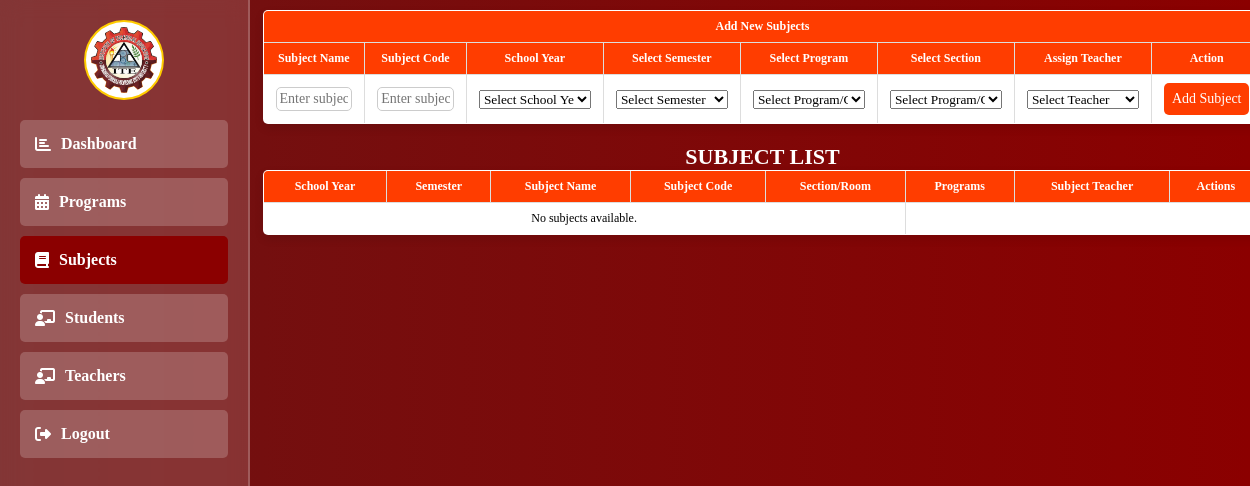
/admin/subjects.php (signed in), run on an earlier commit of the app's database.
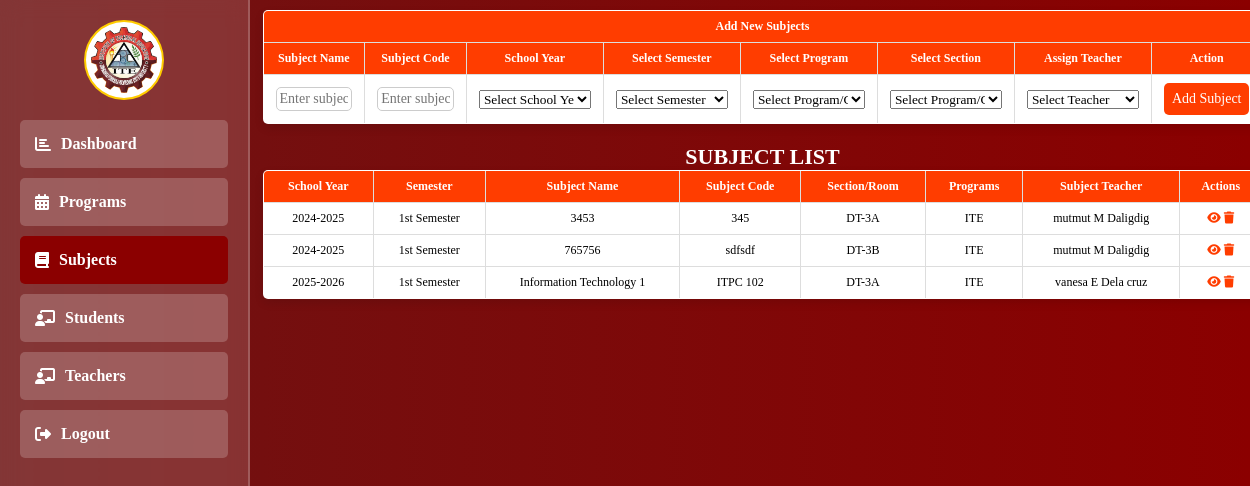
And on a later commit of the database.
### tables this page shows
CREATE TABLE `subject_year` (
  `id` int(11) NOT NULL,
  `name` varchar(100) NOT NULL,
  `code` varchar(100) NOT NULL,
  `created_at` datetime NOT NULL DEFAULT current_timestamp(),
  `program_id` int(11) DEFAULT NULL,
  `semester_id` int(11) DEFAULT NULL,
  `year_id` int(11) DEFAULT NULL,
  `teacher_id` int(11) DEFAULT NULL,
  `section_id` int(11) DEFAULT NULL
);

CREATE TABLE `school_year` (
  `id` int(11) NOT NULL,
  `school_year` varchar(100) NOT NULL,
  `create_at` timestamp NOT NULL DEFAULT current_timestamp()
);

CREATE TABLE `semesters` (
  `id` int(11) NOT NULL,
  `semester` varchar(100) NOT NULL
);

CREATE TABLE `sections` (
  `id` int(11) NOT NULL,
  `section_name` varchar(50) NOT NULL,
  `created_at` datetime NOT NULL DEFAULT current_timestamp(),
  `admin_id` int(11) DEFAULT NULL,
  `teacher_id` int(11) DEFAULT NULL,
  `student_id` int(11) DEFAULT NULL
);

CREATE TABLE `programs` (
  `id` int(11) NOT NULL,
  `program_name` varchar(100) NOT NULL,
  `program_code` varchar(50) NOT NULL
);

### admin/admin_function.php (called while the page is built, shortened)
<?php
include "../db_connect.php";
function getYearSubject()
{
    global $pdo;
    try {
        $stmt = $pdo->prepare("
            SELECT sy.id AS subject_id, sy.name, sy.code,
            sm.id AS semester_id, sm.semester,
            sy2.id AS school_year_id, sy2.school_year,
            s.id AS section_id, s.section_name,
            p.id AS program_id, p.program_name,
            t.id AS teacher_id,CONCAT(t.fname, ' ', t.mname, ' ', t.lname) AS teacher_full_name
            FROM subject_year sy
            INNER JOIN semesters sm ON sy.semester_id = sm.id
            INNER JOIN school_year sy2 ON sy.year_id = sy2.id
            INNER JOIN sections s ON sy.section_id = s.id
            INNER JOIN programs p ON sy.program_id = p.id
            INNER JOIN teachers t ON sy.teacher_id = t.id
        ");
        $stmt->execute();
        return $stmt->fetchAll(PDO::FETCH_ASSOC);
    } catch (PDOException $e) {
        error_log("Database Error: " . $e->getMessage());
        return [];
    }
}
?>

### admin/subjects.php (the view, shortened to what this page needs)
<?php
include "../db_connect.php";
include "./admin_function.php";
?>
<head>
    <link rel="stylesheet" href="https://cdnjs.cloudflare.com/ajax/libs/font-awesome/6.2.0/css/all.css">
</head>
<div>
    <div class="sidebar">
        <div class="profile-info">
            <img src="../images/ITE.png" alt="Profile Icon" class="profile-icon">
        </div>
        <div class="sidebar-item">
            <a href="./index.php"><i class="fas fa-chart-bar"></i> Dashboard</a>
        </div>
        <div class="sidebar-item">
            <a href="./Program.php"><i class="fas fa-calendar-alt"></i> Programs</a>
        </div>
        <div class="sidebar-item" style="background-color: red;">
            <a href="./subjects.php"><i class="fas fa-book"></i> Subjects</a>
        </div>
        <div class="sidebar-item">
            <a href="./students.php"><i class="fas fa-chalkboard-teacher"></i> Students</a>
        </div>
        <div class="sidebar-item">
            <a href="./teachers.php"><i class="fas fa-chalkboard-teacher"></i>Teachers</a>
        </div>
        <div class="sidebar-item">
            <a href="./logout.php"><i class="fas fa-sign-out-alt"></i> Logout</a>
        </div>
    </div>
    <div class="content">
        <div class="dashboard-container">
            <form action="" method="post">
                <table border="1" cellpadding="5" cellspacing="0">
                    <thead>
                        <tr>
                            <th colspan="8">Add New Subjects</th>
                        </tr>
                    </thead>
                    <thead>
                        <tr>
                            <th>Subject Name</th>
                            <th>Subject Code</th>
                            <th>School Year</th>
                            <th>Select Semester</th>
                            <th>Select Program</th>
                            <th>Select Section</th>
                            <th>Assign Teacher</th>
                            <th>Action</th>
                        </tr>
                    </thead>
                    <tbody>
                        <tr>
                            <td>
                                <input type="text" name="subject-name" required placeholder="Enter subject Name" />
                            </td>
                            <td>
                                <input type="text" name="subject-code" required placeholder="Enter subject Code" />
                            </td>
                            <td>
                                <select name="syear" required>
                                    <option value="" selected disabled>Select School Year</option>
                                </select>
                            </td>
                            <td>
                                <select name="semester" required>
                                    <option value="" selected disabled>Select Semester</option>
                                </select>
                            </td>
                            <td>
                                <select name="Program" required>
                                    <option value="" selected disabled>Select Program/Course</option>
                                </select>
                            </td>
                            <td>
                                <select name="section" required>
                                    <option value="" selected disabled>Select Program/Course</option>
                                </select>
                            </td>
                            <td>
                                <select name="teacher_id" required>
                                    <option value="" selected disabled>Select Teacher</option>
                                </select>
                            </td>
                            <td>
                                <input type="submit" name="add_subject" value="Add Subject">
                            </td>
                        </tr>
                    </tbody>
                </table>
            </form>
            <div class="right-content">
                <h2>Subject List</h2>
                <div class="dashboard-container">
                    <form action="">
                        <table border="1" cellpadding="8" cellspacing="0">
                            <thead>
                                <tr>
                                    <th>School Year</th>
                                    <th>Semester</th>
                                    <th>Subject Name</th>
                                    <th>Subject Code</th>
                                    <th>Section/Room</th>
                                    <th>Programs</th>
                                    <th>Subject Teacher</th>
                                    <th>Actions</th>
                                </tr>
                            </thead>
                            <tbody>
                                <?php
                                $subjects = getYearSubject();
                                if (!empty($subjects)) {
                                    foreach ($subjects as $subject) {
                                        echo "<tr>
                                                <td>{$subject['school_year']}</td>
                                                <td>{$subject['semester']}</td>
                                                <td>{$subject['name']}</td>
                                                <td>{$subject['code']}</td>
                                                <td>{$subject['section_name']}</td>
                                                <td>{$subject['program_name']}</td>
                                                <td>{$subject['teacher_full_name']}</td>
                                                <td>
                                                    <a href='view_Subject.php?subject_id={$subject['subject_id']}'><i class='fas fa-eye'></i></a>
                                                    <a onclick=\"return confirm('Are you sure you want to delete this minor subject?')\" href='subjects.php?subjectID={$subject['subject_id']}'><i class='fas fa-trash'></i></a>
                                                </td>
                                            </tr>";
                                    }
                                } else {
                                    echo "<tr>
                                            <td colspan='5' style='text-align: center;'>No subjects available.</td>
                                        </tr>";
                                }
                                ?>
                            </tbody>
                    </form>
                </div>
            </div>
        </div>
    </div>
</div>

### admin/subjects.php (style rules this page uses)
* { margin: 0; padding: 0; box-sizing: border-box; font-family: 'Georgia', serif; }
.sidebar { width: 250px; height: 100vh; background: rgba(255, 255, 255, 0.15); backdrop-filter: blur(10px); padding: 20px; position: fixed; left: 0; top: 0; overflow-y: auto; border-right: 2px solid rgba(255, 255, 255, 0.2); }
.sidebar .profile-info { text-align: center; margin-bottom: 20px; }
.sidebar .profile-icon { width: 80px; border-radius: 50%; background: white; padding: 5px; border: 2px solid #ffcc00; }
.sidebar-item { padding: 15px; margin: 10px 0; background: rgba(255, 255, 255, 0.2); border-radius: 5px; transition: 0.3s; font-size: 16px; }
.sidebar-item a { color: #FFFFFF; text-decoration: none; display: flex; align-items: center; font-weight: bold; }
.sidebar-item a i { margin-right: 10px; }
.content { padding: 10px; width: calc(90% - 80px); display: flex; flex-direction: column; align-items: center; margin-left: 240px; }
select { width: 7rem; }
form input[type="text"] { width: 100%; padding: 3px; border: 1px solid #ccc; border-radius: 5px; font-size: 14px; }
form input[type="submit"] { background-color: #ff3d00; color: white; padding: 8px; border: none; border-radius: 5px; cursor: pointer; font-size: 14px; transition: 0.3s; }
table { width: 100%; max-width: 1000px; border-collapse: collapse; text-align: center; background: white; border-radius: 5px; overflow: hidden; box-shadow: 0px 4px 10px rgba(0, 0, 0, 0.1); }
th, td { border: 1px solid #ddd; padding: 8px 12px; font-size: 12px; }
th { background-color: #ff3d00; color: white; font-weight: bold; }
td a { text-decoration: none; color: #ff3d00; font-weight: bold; transition: 0.3s; }
h2 { margin-top: 20px; text-align: center; color: white; font-size: 22px; font-weight: bold; text-transform: uppercase; }
td i { font-size: 12px; transition: 0.3s; }
.sidebar-item a { font-size: 16px; }

What changed in the data, as far as the page shows it:
added subject_year: year.school_year "2024-2025", semester.semester "1st Semester", name "3453", code "345", section.section_name "DT-3A", program.program_name "ITE", teacher_full_name "mutmut M Daligdig"
added subject_year: year.school_year "2024-2025", semester.semester "1st Semester", name "765756", code "sdfsdf", section.section_name "DT-3B", program.program_name "ITE", teacher_full_name "mutmut M Daligdig"
added subject_year: year.school_year "2025-2026", semester.semester "1st Semester", name "Information Technology 1", code "ITPC 102", section.section_name "DT-3A", program.program_name "ITE", teacher_full_name "vanesa E Dela cruz"
Also different on the page:
text no longer shown: "No subjects available."
